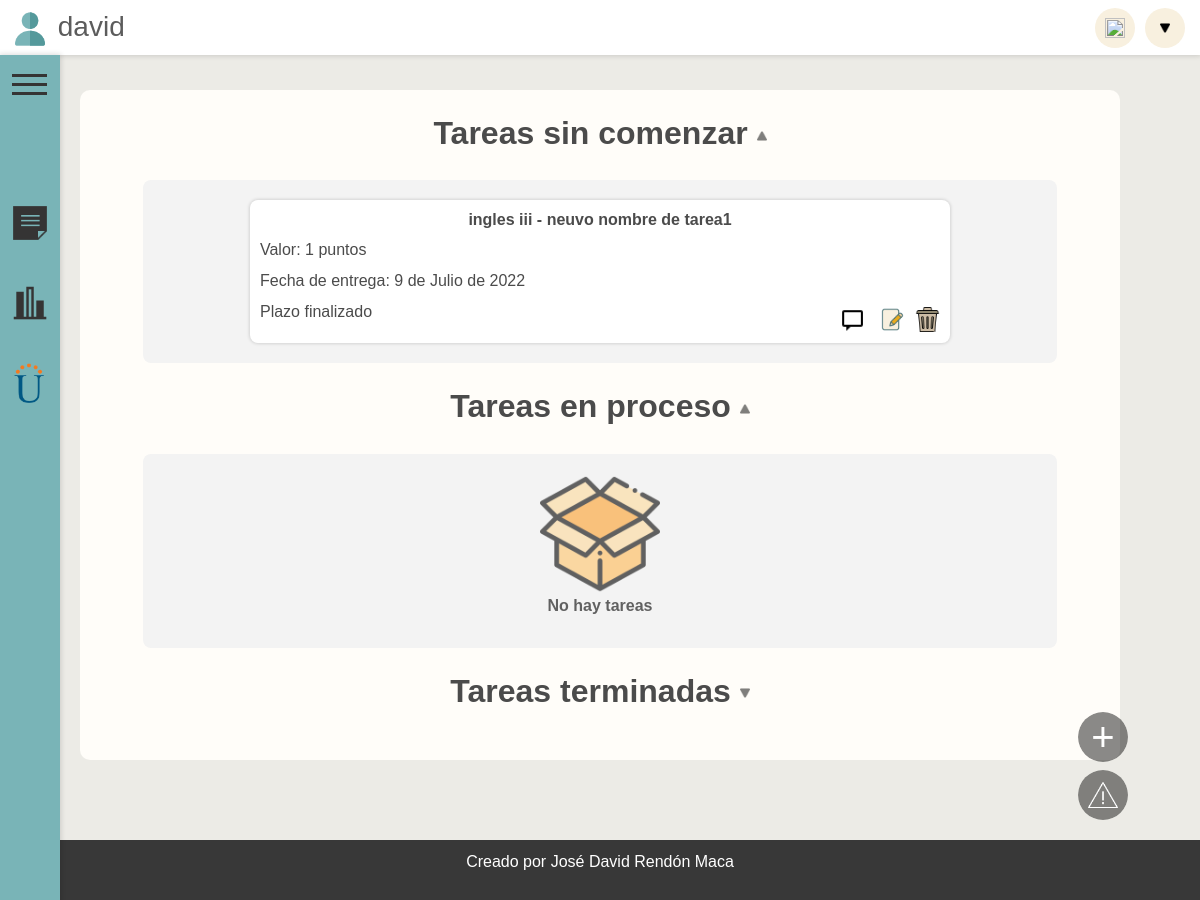
The app's page / (signed in) with its own data.
### index/models.py (models this page shows)
class CursosYTareas(models.Model):
    curso = models.CharField(max_length=100)
    tarea = models.CharField(max_length=100)
    valor = models.IntegerField()
    estado = models.CharField(max_length=100)
    entrega = models.DateField(default=django.utils.timezone.now)
    usuario = models.CharField(default='usuario', max_length=100)
    anotacion = models.TextField(default="", max_length=10000)
    calificado = models.BooleanField(default=False)
    calificacion = models.IntegerField(default=0)

### index/views.py (the view)
# urls.py: path('', inicio, name="inicio", ),
@login_required
def inicio(request):
    usuario = request.user.username
    formTareasPendientes = CursosYTareas.objects.filter(estado="espera", usuario = usuario)
    formTareasProceso = CursosYTareas.objects.filter(estado="proceso", usuario = usuario)
    formTareasTerminadas = CursosYTareas.objects.filter(estado="terminada", usuario = usuario)
    mensajesDelUsuario = Mensajes.objects.filter(para=request.user.username).order_by('fecha')[::-1]
    formTareasTerminadas2 = []
    for tarea in CursosYTareas.objects.filter(estado="terminada", usuario = usuario):
        if tarea.curso not in formTareasTerminadas2:
            formTareasTerminadas2.append(tarea.curso)
    diasRestantes = []
    for tarea in formTareasPendientes:
        diaRestante= tarea.entrega - datetime.date.today()
        diasRestantes.append((tarea.id, diaRestante.days))
    diasRestantesProceso = []
    for tarea in formTareasProceso:
        diaRestante= tarea.entrega - datetime.date.today()
        diasRestantesProceso.append((tarea.id, diaRestante.days))
    data={
        'formTareasPendientes':formTareasPendientes,
        'formTareasProceso':formTareasProceso,
        'formTareasTerminadas':formTareasTerminadas,
        'diasRestantes':diasRestantes,
        'diasRestantesProceso':diasRestantesProceso,
        'formAnotaciones': formAnotaciones(),
        'formTareasTerminadasCursos':formTareasTerminadas2,
        'mensajes':mensajesDelUsuario
    }
    print(formTareasTerminadas2)
    return render(request, 'index/index.html', data)

### index/templates/index/index.html (shortened to what this page needs)
{% extends 'index/base.html' %}
{% load static %}
{% block content %}
{% load widget_tweaks %}
{% load templates %}
<head>
    <link rel="stylesheet" href="{% static 'css/index.css' %}">
</head>
<div id="contenedor-pagina">
    <br><h2><strong onclick="colapsarContenedorTarea('Contenedor-Comenzar', 'titulo-comenzar-tarea', 'titulo-icon-comenzar')" class="titulo" id="titulo-comenzar-tarea" >Tareas sin comenzar <img class="titulo-icon" id="titulo-icon-comenzar" src="{%  static 'icons/icon-dropdown.png'  %}" alt=""></strong></h2>
    <div class="contenedor-contenedores " id="Contenedor-Comenzar">
            {% for tarea in formTareasPendientes %}
            <div class="contenedor-tarea" id="contenedor-tarea-{{tarea.id}}">
                <div class="contenedor-curso-tarea">
                    <p  class="separacion"><strong>{{ tarea.curso }} - {{ tarea.tarea }}</strong></p>
                </div>
                <div>
                    <p >Valor: {{tarea.valor}} puntos</p>
                    <p class="separacion">Fecha de entrega: {{tarea.entrega}}</p>
                    <div class="contenedor-dias-botones">
                        {% for dias in diasRestantes %}
                            {% if dias.0 == tarea.id %}
                                {% if dias.1 < 0 %}
                                    <p>Plazo finalizado</p>
                                {% else %}
                                    <p>{{ dias.1 }} Dias restantes</p>
                                {% endif %}
                            {% endif %}
                        {% endfor %}
                        <div class="botones">
                            <div class="boton-icon-mensaje" onclick="scriptBackground('{{tarea.id}}')">
                                <a id="mensaje-{{tarea.id}}">
                                    <img class="botones-img" src="{% static 'icons/icon-topic.png' %}" alt="">
                                </a>
                            </div>
                            <div class="boton-icon-editar">
                                <a href="{%  url 'editarTarea' tarea.id %}">
                                    <img class="botones-img" src="{% static 'icons/icon-edit.png' %}" alt="">
                                </a>
                            </div><br> <br>
                            <div>
                                <a href="{%  url 'borrarCurso' tarea.id %}">
                                    <img class="botones-img" src="{% static 'icons/icon-borrar.png' %}" alt="">
                                </a>
                            </div><br> <br>
                        </div>
                    </div>
                </div>
            </div>
            {% endfor %}
    </div>
    <br><h2><strong class="titulo" onclick="colapsarContenedorTarea('Contenedor-Proceso', 'titulo-proceso-tarea', 'titulo-icon-proceso')" id="titulo-proceso-tarea">Tareas en proceso <img class="titulo-icon" id="titulo-icon-proceso" src="{%  static 'icons/icon-dropdown.png'  %}" alt=""></strong></h2>
    <div class="contenedor-contenedores" id="Contenedor-Proceso">
            {% if formTareasProceso.count == 0 %}
            <div class="contenedor-vacío"><img class="icon-vacio" src="{% static 'icons/icon-empty.png' %}" alt="">No hay tareas</div>
            {% endif %}
    </div>
    <br><h2><strong onclick="colapsarContenedorTarea('Contenedor-Terminado', 'titulo-terminado-tarea', 'titulo-icon-terminado')" id="titulo-terminado-tarea" class="titulo">Tareas terminadas <img class="titulo-icon" id="titulo-icon-terminado" src="{%  static 'icons/icon-dropdown.png'  %}" alt=""></strong></h2>
<div id="botones">
    <div class="boton-desplegar boton-desplegar-agregar">
        <a class="sin-decoracion" href="{% url 'agregarTarea' %}" >
            <div style="display: flex;">
                <div id="icon-agregar">
                    <p> + </p>
                </div>
            </div>
        </a>
    </div>
    <div class="boton-desplegar boton-desplegar-reporte">
        <a class="sin-decoracion" href="#abrir-reportes">
            <div style="display: flex; width: 180px;">
                <div class="img-bugs">
                    <img src="{% static 'icons/icon-bug.png' %}" style="width: 30px; height: 30px;" alt="">
                </div>
            </div>
        </a>
    </div>
</div>
</div>
{% endblock content %}

### index/templates/index/base.html (shortened to what this page needs)
{% load static %}
{% load templates %}
<!DOCTYPE html>
<html lang="en">
    <head>
        <link rel="stylesheet" href="{% static 'css/base.css' %}">
        <link href="https://cdn.jsdelivr.net/npm/bootstrap@5.2.0-beta1/dist/css/bootstrap.min.css" rel="stylesheet">
    </head>
    <body onload="ButtonsLoaded()">
    <header id="aber">
        <div class="menu" style="position: fixed;">
            <label for="checkbox_toggle" class="button-menu" style="margin-left: 12px; margin-top: 40px; position: fixed; z-index: 100;">
                <span></span>
                <span></span>
                <span></span>
            </label>
            <div id="barra-lateral" >
                <a href="{% url 'inicio' %}" style="text-decoration: none;">
                    <div class="contenedor-barra" title="Tareas">
                        <div class="item-imagen">
                            <img src="{% static 'icons/icon-nota.png' %}" alt="" >
                        </div>
                    </div>
                </a>
                <a href="{% url 'dashboard' %}" style="text-decoration: none;">
                    <div class="contenedor-barra" title="Dashboard">
                        <div class="item-imagen">
                            <img src="{% static 'icons/icon-dashboard.png' %}" alt="">
                        </div>
                    </div>
                </a>
                <a href="https://campus0c.unad.edu.co/campus"target="_blank" style="text-decoration: none;">
                    <div class="contenedor-barra" title="Campus UNAD">
                        <div class="item-imagen">
                            <img src="{% static 'icons/icon-unad.png' %}">
                        </div>
                    </div>
                </a>
           </div>
        </div>
        <div style="display:flex; flex-direction: row; align-items: center; font-size: 28px; margin-left: 10px;">
            <div style="color: rgb(92, 92, 92);">
                <img style="width: 40px;" src="{% static 'icons/icon-user.png' %}" alt="">
                {{user}}
            </div>
        </div>
        <div class="contenedor-botones-header">
            <div class="boton-notificaciones" id="dropdownMenuMensaje">
                <div class="dropdownMenu" onclick="expandirContenedorMensajes()"><img src="{% static 'icons/icon-notificacion.png' %}" alt=""></div>
            </div>
            <div class="dropdown noclic " id="menu-usuario">
                <a href="#" class=" dropdownMenu " id="dropdownMenuLink" data-bs-toggle="dropdown"><img src="{% static 'icons/icon-dropdown.png' %}" alt=""></a>
            </div>
        </div>
    </header>
    <div style="display:flex; justify-content: center; padding-top: 90px; min-height: 100vh;">
        <div class="contenido container-sm" style=" margin-bottom: 40px;">
            {% block content %}
            {% endblock %}
        </div>
    </div>
    <footer>
        <p>Creado por José David Rendón Maca</p>
    </footer>
</body>
</html>

### TareasUnivProyecto/static/css/base.css (style rules this page uses)
* { margin: 0px; padding: 0px; font-family: Arial, Helvetica, sans-serif; }
html { min-height: 100%; }
header { background-color: #ffffff; height: 55px; display: flex; align-items: center; justify-content: space-between; margin-bottom: 40px; box-shadow: 0px 0px 5px 1px rgba(0, 0, 0, 0.137); position: fixed; z-index: 100; width: 100%; }
body { background-color: #ecebe6 !important; min-height: 100%; }
.dropdownMenu { display: flex; justify-content: center; align-items: center; background-color: #F8F0DF !important; border: none; border-radius: 50%; width: 40px; height: 40px; cursor: pointer; user-select: none; }
#dropdownMenuLink img { width: 10px; }
.dropdown { right: 15px; }
#barra-lateral { top: 55px; position: fixed; height: 100%; width: 60px; background-color: #79b4b7; transition: 0.5s; display: flex; flex-direction: column; padding-top: 16vh; box-shadow: 0px 0px 5px 1px rgba(0, 0, 0, 0.137); z-index: 99; }
.item-imagen img { width: 40px; margin-left: 10px; transition: 0.3s; }
.item-imagen { position: absolute; }
.contenedor-barra { height: 80px; display: flex; flex-direction: row; align-items: center; }
.contenido { max-width: 1000px; background-color: #fffdf9; border-radius: 10px; display: flex; justify-content: center; margin-left: 80px !important; margin-right: 80px !important; animation-name: iniciar; animation-duration: 0.5s; }
.menu label span { height: 3px; width: 100%; background: #353434; display: inline-block; transition: all 0.5s cubic-bezier(.62,.43,.35,1.47); }
.menu label { width: 35px; height: 35px; cursor: pointer; transition: all 0.2s ease-in; margin-top: 8px; line-height: 8px; text-align: left; z-index: 201; }
footer { display: flex; width: 100%; z-index: 100; background-color: #383838; height: 60px; color: white; margin-top: 40px !important; bottom: 0px; justify-content: center; align-items: center; }
.boton-desplegar { transition: 0.3s; width: 50px; height: 50px; overflow: hidden; background-color: rgba(0, 0, 0, 0.247); border-radius: 30px; }
.sin-decoracion { text-decoration: none; color: white; }
#botones { position: fixed; bottom: 80px; right: 6%; display: flex; flex-direction: column; align-items:flex-end; gap: 8px; z-index: 2; }
.img-bugs { width: 50px; height: 50px; background-color: rgba(0, 0, 0, 0.281); border-radius: 50%; display: flex; justify-content: center; align-items: center; flex-shrink: 0; }
.botones { display: flex; flex-direction: row; justify-content: right; flex-grow: 1; }
.botones-img { width: 25px; height: 25px; cursor:pointer; }
.contenedor-botones-header { display: flex; flex-direction: row; align-items: center; gap: 25px; }
.noclic { pointer-events: none; }
.clicable { pointer-events: all !important; }
#dropdownMenuMensaje img { width: 20px; height: 20px; }

### records on screen
CursosYTareas: curso "ingles iii", tarea "neuvo nombre de tarea1", valor "1", entrega "9 de Julio de 2022"

### other values on screen
{{ user }} "david"
